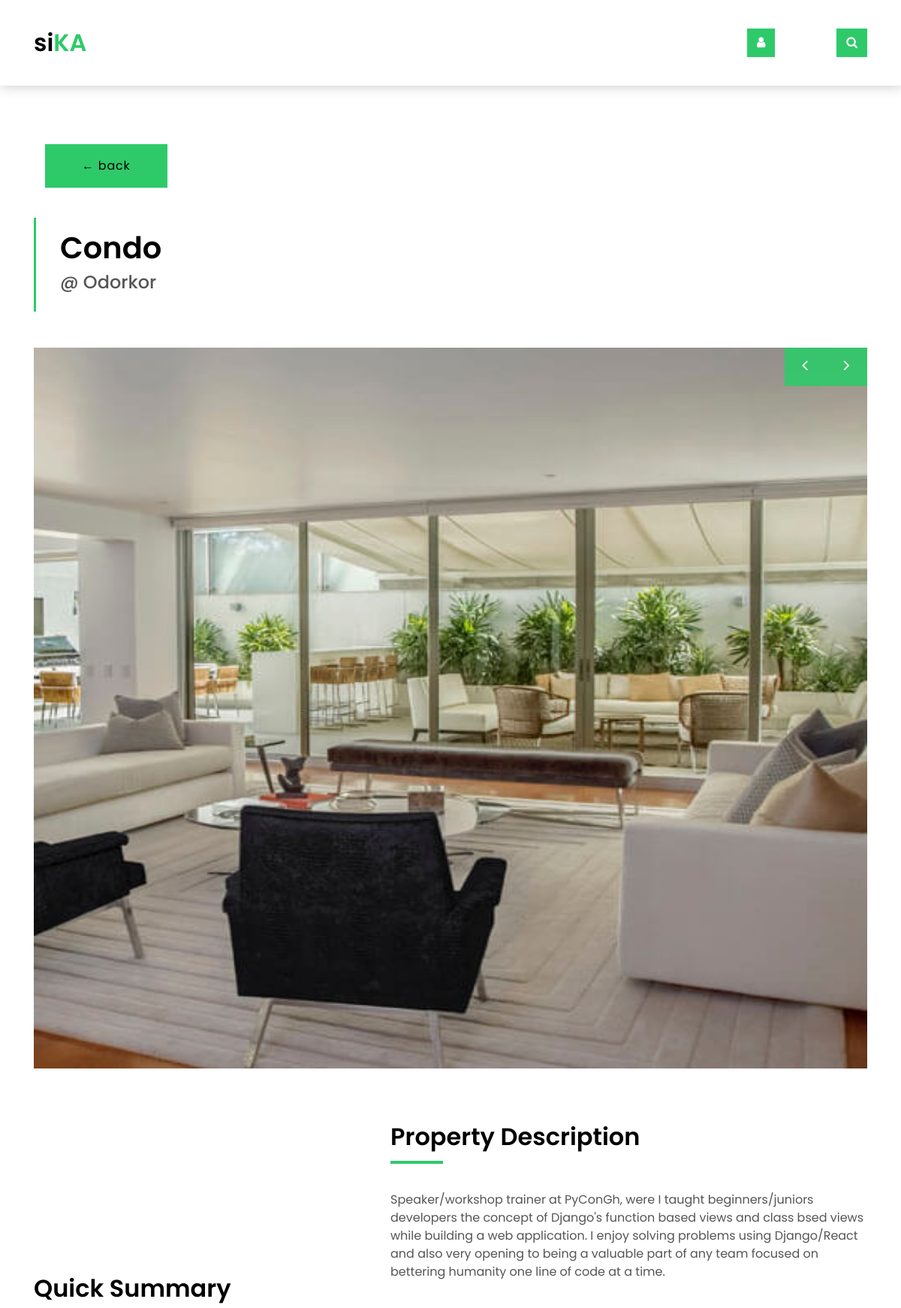
The app's page /house/6/ (upper part), older data.
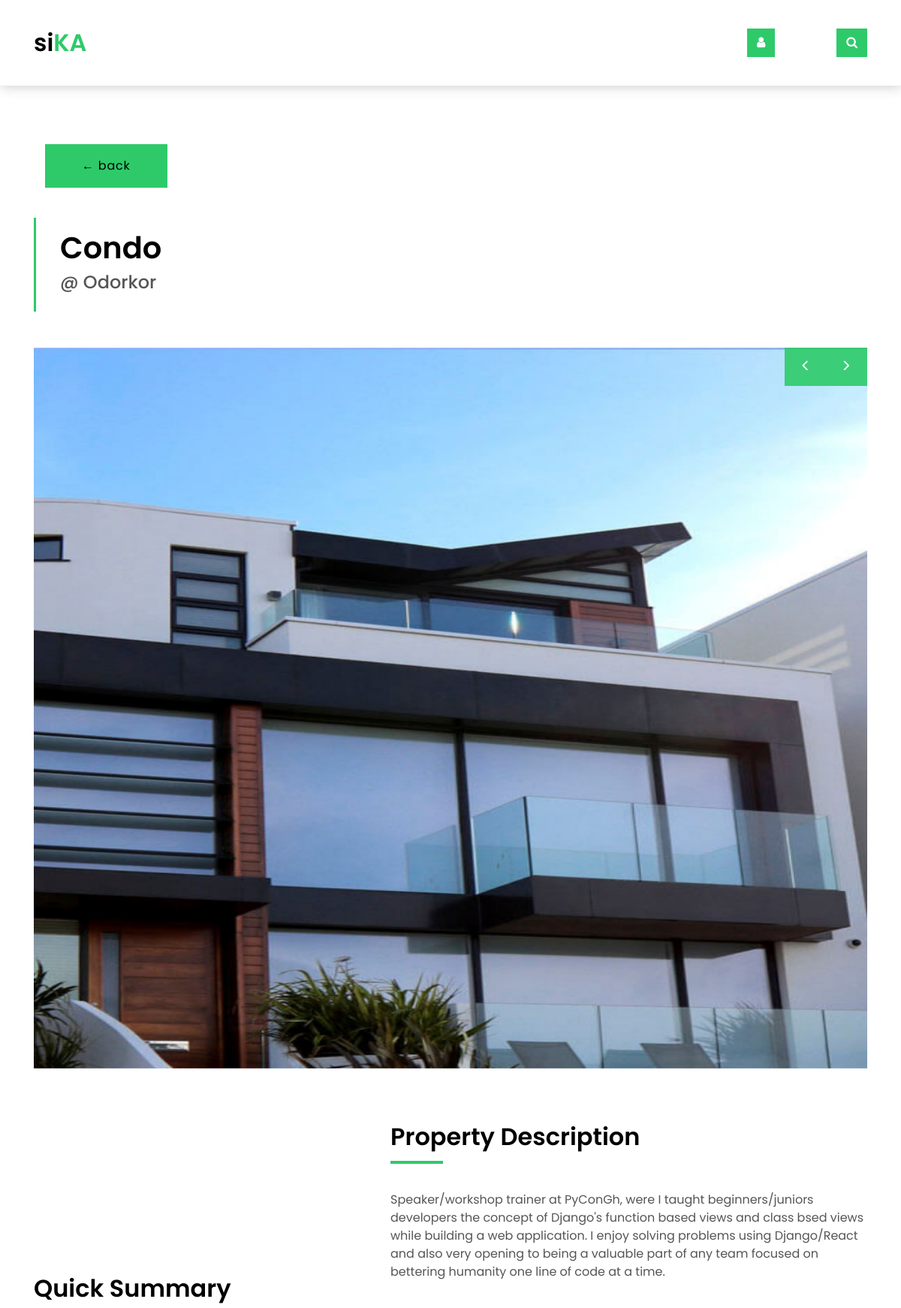
The same page, newer data.
### app/models.py (models this page shows, shortened)
class House(models.Model):
    agent = models.ForeignKey(Agent, on_delete=models.CASCADE)
    no_of_rooms = models.IntegerField()
    image_one = models.ImageField(null=True, blank=True)
    image_two = models.ImageField(null=True, blank=True)
    image_three = models.ImageField(null=True, blank=True)
    description = models.TextField()
    location = models.ForeignKey(Location, on_delete=models.SET_NULL, null=True, blank=True)
    type_of_house = models.ForeignKey(HouseType, on_delete=models.SET_NULL, null=True, blank=True)
    rent_price = models.IntegerField()
    available = models.BooleanField(default=True)
    created_at = models.DateTimeField(auto_now_add=True)
    @property
    def image_one_url(self):
        try:
            url = self.image_one.url
        except:
            url = ''
        return url
    def image_two_url(self):
        try:
            url = self.image_two.url
        except:
            url = ''
        return url
    def image_three_url(self):
        try:
            url = self.image_three.url
        except:
            url = ''
        return url
    class Meta:
        ordering = ['-created_at']

class HouseType(models.Model):
    name = models.CharField(max_length=200, null=True, blank=True)
    def __str__(self):
        return self.name

class Location(models.Model):
    name = models.CharField(max_length=100, null=True, blank=True)
    def __str__(self):
        return self.name

### app/views.py (the view)
# urls.py: path('house/<str:pk>/', views.house_detail, name='house'),
def house_detail(request, pk):
    house = House.objects.get(id=pk)
    context = {'house': house}
    return render(request, 'detail.html', context)

### templates/detail.html (shortened to what this page needs)
{% extends 'base.html' %}
{% block content %}
<section class="intro-single">
  <div class="container">
    <div class="col-md-12">
      <a style="margin-bottom: 40px;" href="{{request.META.HTTP_REFERER}}" type="submit" class="btn btn-b">&#8592; back</a>
    </div>
    <div class="row">
      <div class="col-md-12 col-lg-8">
        <div class="title-single-box">
          <h1 class="title-single">{{house.type_of_house|title}}</h1>
          <h4 class="color-text-a">@ {{house.location|title}}</h4>
        </div>
      </div>
    </div>
  </div>
</section>
<section class="property-single nav-arrow-b">
  <div class="container">
    <div class="row">
      <div class="col-sm-12">
        <div id="property-single-carousel" class="owl-carousel owl-arrow gallery-property">
          <div class="carousel-item-b">
            <img src="{{house.image_three_url}}" alt="" width="1920" height="960">
          </div>
        </div>
        <div class="row justify-content-between">
          <div class="col-md-5 col-lg-4">
            <div class="property-summary">
              <div class="row">
                <div class="col-sm-12">
                  <div class="title-box-d section-t4">
                    <h3 class="title-d">Quick Summary</h3>
                  </div>
                </div>
              </div>
            </div>
          </div>
          <div class="col-md-7 col-lg-7 section-md-t3">
            <div class="row">
              <div class="col-sm-12">
                <div class="title-box-d">
                  <h3 class="title-d">Property Description</h3>
                </div>
              </div>
            </div>
            <div class="property-description">
              <p class="description color-text-a">
                {{house.description}}
              </p>
            </div>
          </div>
        </div>
      </div>
    </div>
  </div>
</section>
{% endblock %}

Row changes from the older to the newer data that the page shows:
changed House "Condo": image_three_url: a different picture
